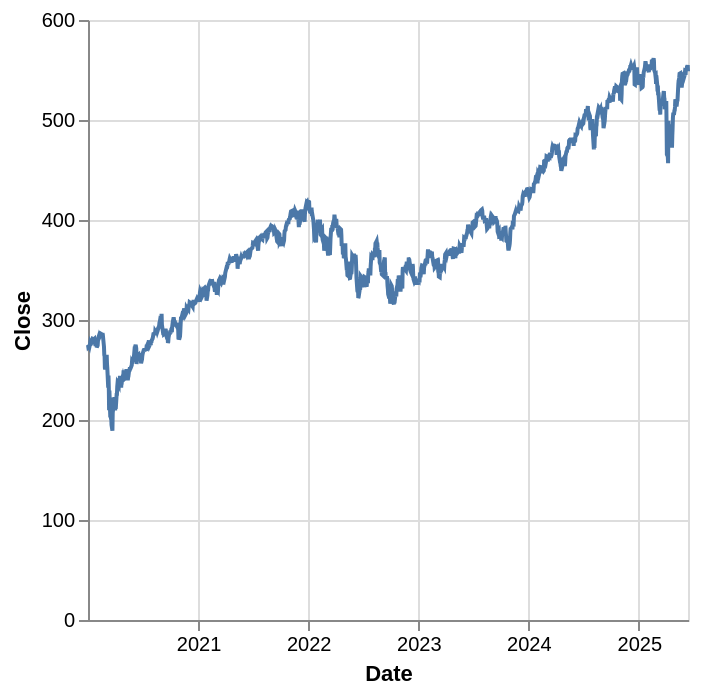

This figure's notebook cell:
### Code cell
alt.Chart(snp500_hist).mark_line().encode(
    x="Date:T",
    y="Close:Q"
).properties(
    width='container',
    height=300
)

### Figure 1 — Vega-Lite specification as saved in the notebook (floating-point values rounded to 4 significant figures; data arrays with more than 128 entries replaced by an {"elided": "..."} marker saying what was removed)
{"config": {"view": {"continuousWidth": 300, "continuousHeight": 300}}, "data": {"name": "data-a9dbadee004bca31328021e8b11741f2"}, "mark": {"type": "line"}, "encoding": {"x": {"field": "Date", "type": "temporal"}, "y": {"field": "Close", "type": "quantitative"}}, "height": 300, "width": "container", "$schema": "https://vega.github.io/schema/vega-lite/v5.20.1.json", "datasets": {"data-a9dbadee004bca31328021e8b11741f2": {"elided": "1370 records"}}}
